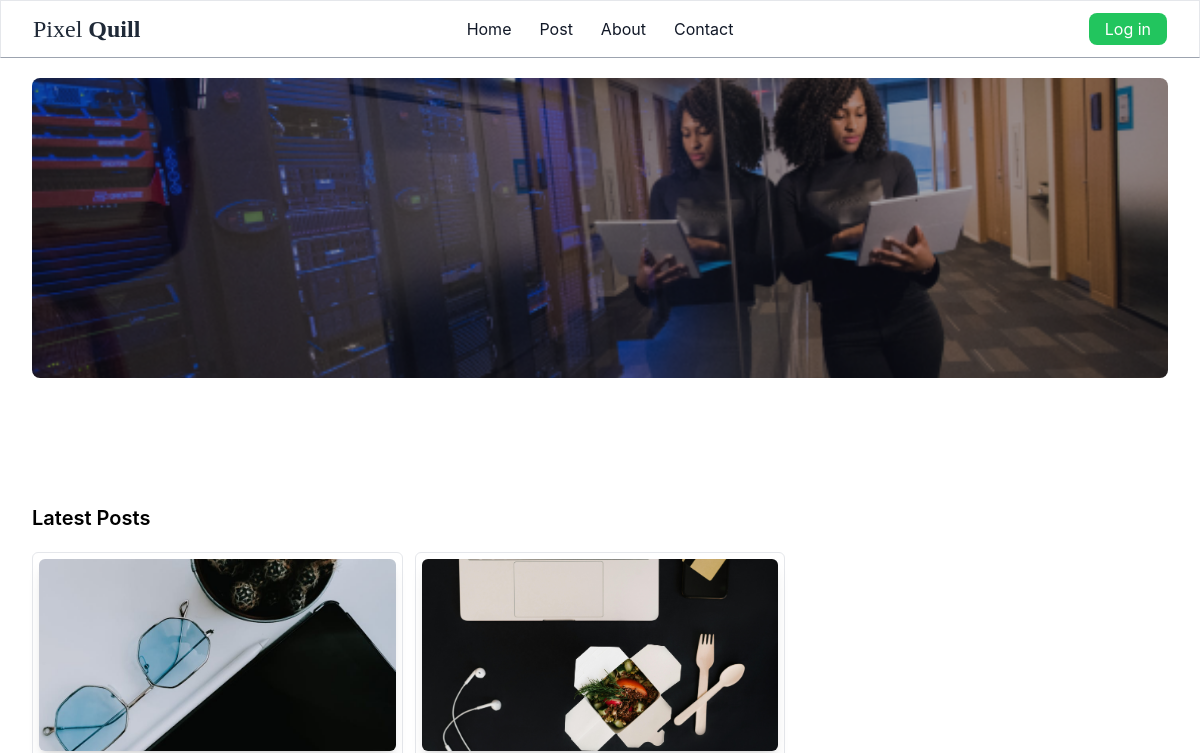
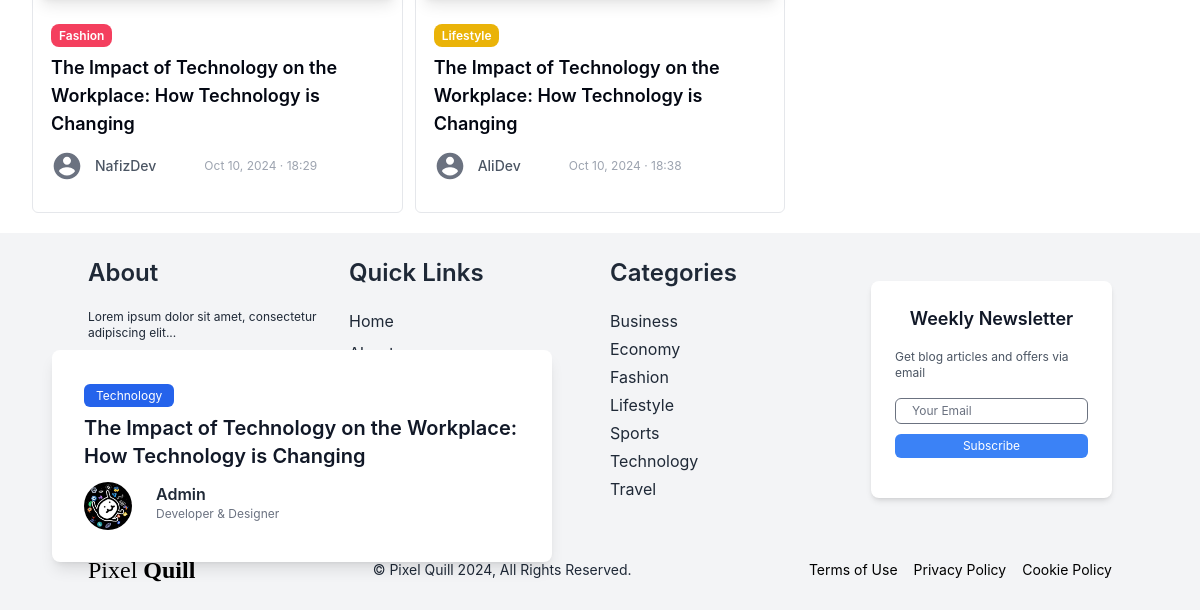
The app's page /, older data (2 pictures, top to bottom).
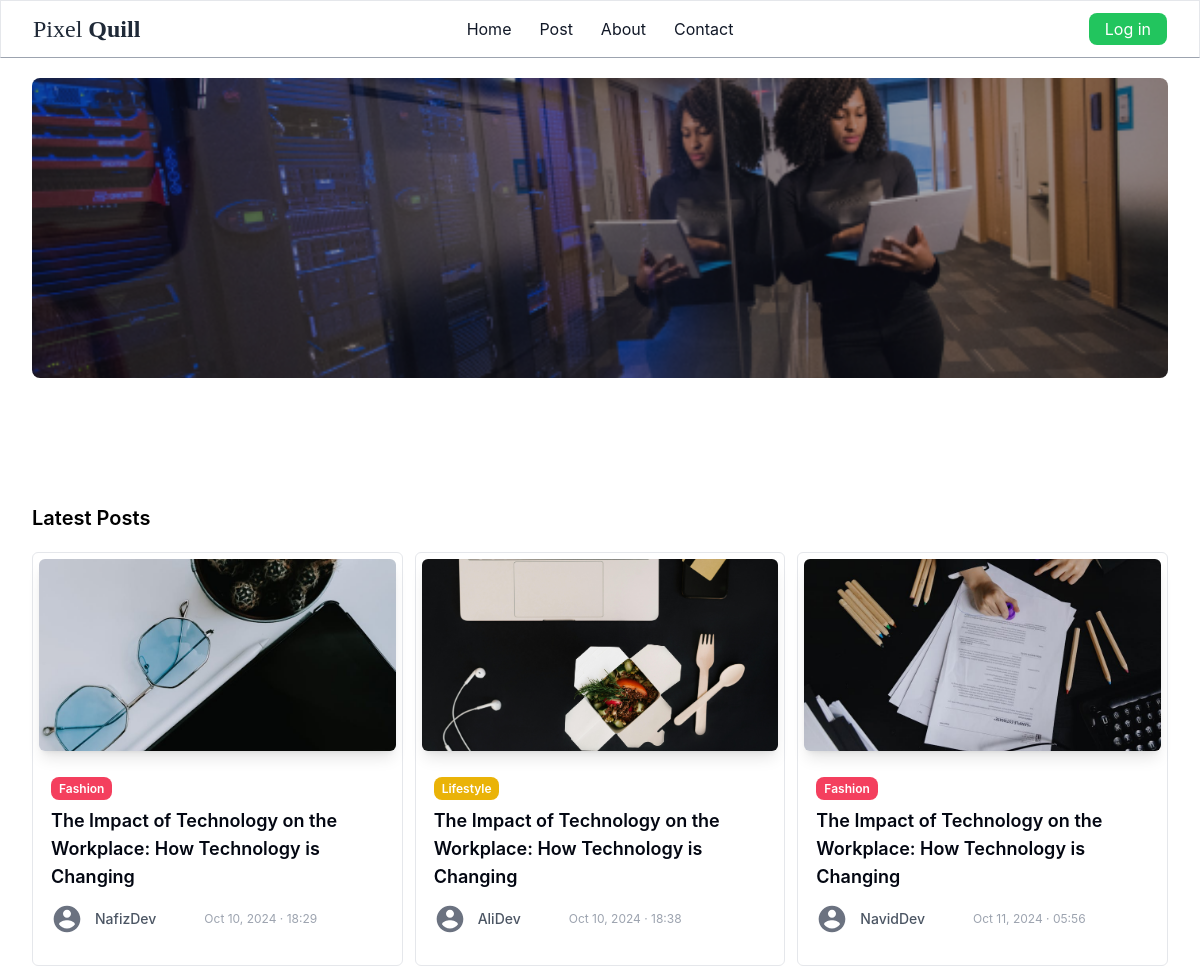
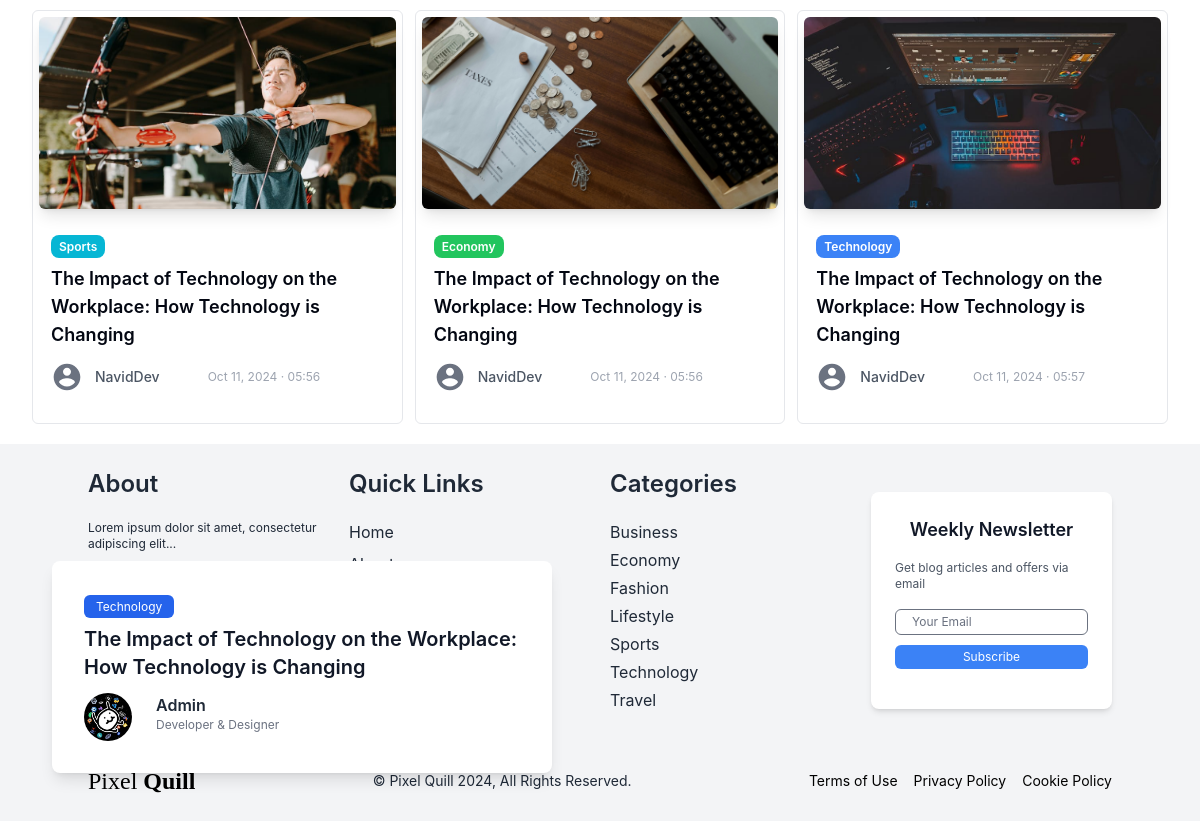
The same page, newer data (2 pictures, top to bottom).
### core/models.py (models this page shows, shortened)
class Blog(models.Model):
     created_by = models.ForeignKey(User, on_delete=models.CASCADE, related_name='author_blogs')
     heading = models.CharField(max_length=255, blank=False, null=True)
     category = models.ForeignKey(Category, on_delete=models.CASCADE, related_name="category_blogs")
     description = models.TextField(max_length=3000, null=True)
     image = models.ImageField(upload_to= 'blog/', null=True)
     added_date = models.DateTimeField(auto_now_add=True, null=True)

class Category(models.Model):
     name = models.CharField(max_length=255,  unique=True)
     class Meta:
          verbose_name_plural = 'Categories'
          ordering  = ('name',)
     def __str__(self):
          return self.name

### core/views.py (the view)
# urls.py: path('', views.home , name='home'),
def home(request):
     categories = Category.objects.all()
     blogs = Blog.objects.all()
     for profile in Profile.objects.all():
          print(profile.pk)
     return render(request, 'core/home.html',
     {
          'blogs': blogs,
          'categories': categories,
          'btn_cols': btn_cols,
          'profile': Profile,
     }) # indirectly passing the list of category to layout.html

### core/templatetags/custom_filters.py (called while the page is built)
@register.filter(name="get_btn_col")  # Register the filter with a name
def get_btn_col(category, btn_cols):
    return btn_cols[str(category)]

@register.filter(name="get_formated_date")
def get_formated_date(added_date):
    return added_date.strftime("%b %d, %Y · %H:%M")

### core/templates/core/home.html (shortened to what this page needs)
{% extends "core/layout.html" %}
{% load custom_filters %}
{% load static %}
{% block content %}
<div class="mx-8 my-5">
	<div class="w-full">
		<div class="w-full">
			<div class="relative aspect-[16/6]">
				<img src="{% static 'img/home.png' %}" alt="Technology in workplace" class="w-full h-[300px] rounded-lg object-cover object-left-top">
			</div>
			<div class="absolute bottom-7 w-[500px] m-5">
				<div class="bg-white rounded-lg shadow-lg px-8 py-8">
					<div class="">
						<span class="bg-blue-600 text-white text-xs px-3 py-1 rounded-md">Technology</span>
					</div>
					<h2 class="my-2 text-gray-900 font-semibold text-xl mb-3 text-wrap">The Impact of Technology on the Workplace: How Technology is Changing</h2>
					<div class="flex space-x-6 ">
						<div class="flex-shrink-0 w-12 h-12 rounded-full overflow-hidden">
							<img src="{% static 'img/dp.jpg' %}" />
						</div>
						<div class="flex-shrink-0">
							<h2 class="text-base font-semibold text-gray-800 whitespace-nowrap"> Admin </h2>
							<p class="text-xs text-gray-500 whitespace-nowrap"> Developer & Designer</p>
						</div>
					</div>
				</div>
			</div>
		</div>
	</div>
	<h3 class="font-semibold text-xl mb-3">Latest Posts</h3>
	<div class="grid grid-cols-3 gap-3 my-5">
		{% for blog in blogs %}
			<div class="border p-1.5 rounded-md">
				<a href="{% url 'details' blog.id %}">
				<img src="{{blog.image.url}}" alt="{{blog.name}}" class="rounded-md w-full h-48 shadow-lg object-cover object-center"/>
				<div class="mx-3 my-6">
					<a href="{% url 'category' blog.category.id %}" class="rounded-lg text-xs font-semibold {{ blog.category | get_btn_col:btn_cols }} text-white py-1 px-2"> {{ blog.category }}</a>
						<div class="bg-white rounded-b-md mt-2">
							<div class="flex justify-between blogs-center">
								<h3 class="text-gray-950 text-lg font-semibold"> {{ blog.heading }} </h3>
							</div>
						</div>
						<div class="flex items-center space-x-3 my-3">
							<div class="w-8 h-8 rounded-full items-center justify-center">
								<a href="{% url 'author' blog.created_by.id %}" class="m-0" >
									<svg class="text-gray-500 " fill="currentColor" viewBox="0 0 24 24">
										<path d="M12 2C6.48 2 2 6.48 2 12s4.48 10 10 10 10-4.48 10-10S17.52 2 12 2zm0 3c1.66 0 3 1.34 3 3s-1.34 3-3 3-3-1.34-3-3 1.34-3 3-3zm0 14.2c-2.5 0-4.71-1.28-6-3.22.03-1.99 4-3.08 6-3.08 1.99 0 5.97 1.09 6 3.08-1.29 1.94-3.5 3.22-6 3.22z"/>
									</svg>
								</a>
							</div>
							<div class="flex items-center space-x-2 gap-10">
								<span class="text-sm text-gray-600 font-medium">{{ blog.created_by }}</span>
								<span class="text-gray-400 text-xs">{{ blog.added_date | get_formated_date }}</span>
							</div>
						</div>
					</div>
				</a>
			</div>
		{% endfor %}
	</div>
</div>
{% endblock %}

### core/templates/core/layout.html (shortened to what this page needs)
{% load static %}
{% load static tailwind_tags %}
<!DOCTYPE html>
<html lang="en">
  <head>
    {% tailwind_css %}
  </head>
  <body class="font-inter">
    <header class=" bg-white border border-b-gray-400 text-gray-900 mb-3">
      <nav class="mx-auto flex max-w-7xl items-center justify-between px-6 py-3 lg:px-8 " aria-label="Global">
        <div class="flex lg:flex-1">
          <a href="{% url 'home' %}" class="-m-1.5 p-1.5">
            <h3 class="inline-block font-serif text-2xl font-thin text-gray-800">Pixel <span class="font-semibold">Quill</span></h3>
          </a>
        </div>
        <div class="flex justify-center gap-x-7">
          <a href="{% url 'home' %}" class="text-base font-normal leading-6 bg-transparent  hover:border-b hover:border-gray-900 transition duration-300">Home</a>
          <a href="{% url 'post' %}" class="text-base font-normal leading-6 bg-transparent hover:border-b hover:border-gray-900 transition duration-300">Post</a>
          <a href="#" class="text-base font-normal leading-6 bg-transparent hover:border-b hover:border-gray-900 transition duration-300">About</a>
          <a href="#" class="text-base font-normal leading-6 bg-transparent hover:border-b hover:border-gray-900 transition duration-300">Contact </a>
        </div>
        <div class="hidden lg:flex lg:flex-1 lg:justify-end gap-4">
        {% if request.user.is_authenticated %}
            <div class="hidden relative z-10" aria-labelledby="slide-over-title" role="dialog" aria-modal="true">
              <div class="fixed inset-0 bg-gray-500 bg-opacity-75 transition-opacity" aria-hidden="true"></div>
              <div class="fixed inset-0 overflow-hidden">
                <div class="absolute inset-0 overflow-hidden">
                  <div class="pointer-events-none fixed inset-y-0 right-0 flex max-w-full pl-10">
                    <div class="pointer-events-auto relative w-screen max-w-md">
                      <div class="absolute left-0 top-0 -ml-8 flex pr-2 pt-4 sm:-ml-10 sm:pr-4">
                        <button type="button" class="relative rounded-md text-gray-300 hover:text-white focus:outline-none focus:ring-2 focus:ring-white">
                          <span class="absolute -inset-2.5"></span>
                          <span class="sr-only">Close panel</span>
                          <svg class="h-6 w-6" fill="none" viewBox="0 0 24 24" stroke-width="1.5" stroke="currentColor" aria-hidden="true" data-slot="icon">
                            <path stroke-linecap="round" stroke-linejoin="round" d="M6 18 18 6M6 6l12 12" />
                          </svg>
                        </button>
                      </div>
                      <div class="flex h-full flex-col overflow-y-scroll bg-white py-6 shadow-xl">
                        <div class="px-4 sm:px-6">
                          <h2 class="text-base font-semibold leading-6 text-gray-900" id="slide-over-title">Panel title</h2>
                        </div>
                        <div class="relative mt-6 flex-1 px-4 sm:px-6">
                        </div>
                      </div>
                    </div>
                  </div>
                </div>
              </div>
            </div>
            <button class="text-base px-4 py-1 bg-red-600 font-normal leading-6 text-white rounded-lg hover:bg-red-700 transition duration-300"  onclick="openLogoutModal()">Log out</button>
            <div id="logoutModal" class="hidden flex fixed z-50 inset-0 bg-gray-800 bg-opacity-75 items-center justify-center">
                <div class="bg-white rounded-lg shadow-lg p-6">
                    <h2 class="text-lg font-semibold">Confirm Logout</h2>
                    <p class="text-gray-600">Are you sure you want to log out?</p>
                    <div class="mt-4 flex justify-end">
                        <a href="{% url 'authentication:logout' %}" onclick="confirmLogout()" class="bg-red-600 hover:bg-red-700 text-white text-[14px] px-4 py-1.5 rounded-lg">Yes</a>
                        <button onclick="closeLogoutModal()" class="bg-gray-400 hover:bg-gray-500 text-white text-[14px] px-5 py-1.5 rounded-lg ml-2">No</button>
                    </div>
                </div>
            </div>
            <script>
                function openLogoutModal() {
                    document.getElementById('logoutModal').classList.remove('hidden');
                }
                function closeLogoutModal() {
                    document.getElementById('logoutModal').classList.add('hidden');
                }
                function confirmLogout() {
                    // Redirect to the actual logout URL
                    window.location.href = "{% url 'authentication:logout' %}";
                }1
            </script>
          {% else %}
            <a href="{% url 'authentication:login' %}" class="text-base px-4 py-1 bg-green-500 font-normal leading-6 text-white rounded-lg hover:bg-green-600 transition duration-300">Log in</a>
          {% endif %}
        </div>
      </nav>
    </header>
    {% block content %}   {% endblock %}
    <footer class="bg-gray-100 text-black py-6">
      <div class="container mx-auto">
        <div class="grid grid-cols-1 md:grid-cols-4 gap-5">
          <div class="col-span-1 text-gray-800">
            <h3 class="text-2xl mb-5  font-semibold">About</h3>
            <p class="text-xs mb-2">Lorem ipsum dolor sit amet, consectetur adipiscing elit...</p>
            <p class="text-sm mb-2"><span class="font-semibold">Email:</span> codenafees@gmail.com</p>
            <p class="text-sm mb-2"><span class="font-semibold">Phone:</span> +92 123-456789</p>
          </div>
          <div class="col-span-1 text-gray-800">
            <h3 class="text-2xl mb-5 font-semibold">Quick Links</h3>
            <ul>
              <li class="mb-2"><a href="{% url 'home' %}" class="mb-2 border-transparent hover:border-b hover:border-gray-800 transition duration-300">Home</a></li>
              <li class="mb-2"><a href="#" class="mb-2 border-transparent hover:border-b hover:border-gray-800 transition duration-300">About</a></li>
              <li class="mb-2"><a href="#" class="mb-2 border-transparent hover:border-b hover:border-gray-800 transition duration-300">Author</a></li>
              <li class="mb-2"><a href="#" class="mb-2 border-transparent hover:border-b hover:border-gray-800 transition duration-300">Contact</a></li>
            </ul>
          </div>
          <div class="col-span-1 text-gray-800">
            <h3 class="text-2xl mb-5  font-semibold">Categories</h3>
            <ul>
                {% for category in categories %}
                  <li class="mb-1"><a href="{% url 'category' category.id %}" class="font-base mb-3 border-transparent hover:border-b hover:border-gray-800 transition duration-300">{{ category.name }}</a></li>
                {% endfor %}
            </ul>
          </div>
          <div class="col-span-1">
            <div class="container mx-auto py-6">
              <div class="max-w-md mx-auto bg-white rounded-lg shadow-md p-6 items-center">
                <h2 class="text-lg font-semibold mb-4 text-gray-900 text-center">Weekly Newsletter</h2>
                <p class="text-xs text-gray-600 mb-4">Get blog articles and offers via email</p>
                <form action="#" method="POST">
                  <div class="items-center mb-4">
                    <input type="email" name="email" id="email" class="text-gray-800 text-xs w-full px-4 py-1 mb-2 border rounded-md focus:outline-none focus:ring-1 focus:ring-blue-500" placeholder="Your Email">
                    <button type="submit" class="w-full bg-blue-500 hover:bg-blue-600 text-white text-xs py-1 px-4 rounded-md">Subscribe</button>
                  </div>
                </form>
              </div>
            </div>
          </div>
        </div>
        <div class="mt-8 flex justify-between items-center">
          <a href="#" class="flex items-center">
            <h3 class="inline-block font-serif text-2xl font-thin"> Pixel <span class="font-semibold ">Quill</span></h3>
          </a>
          <p class="text-sm font-normal text-gray-800">&copy; Pixel Quill 2024, All Rights Reserved.</p>
          <nav class="flex space-x-4">
            <a href="#" class="text-sm font-normal border-transparent hover:border-b hover:border-black transition duration-300">Terms of Use</a>
            <a href="#" class="text-sm font-normal border-transparent hover:border-b hover:border-black transition duration-300">Privacy Policy</a>
            <a href="#" class="text-sm font-normal border-transparent hover:border-b hover:border-black transition duration-300">Cookie Policy</a>
          </nav>
        </div>
      </div>
    </footer>
  </body>
</html>

Row changes from the older to the newer data that the page shows:
added Blog: image (picture), category "Fashion", heading "The Impact of Technology on the Workplace: How Technology is Changing", created_by "NavidDev", added_date|get_formated_date "Oct 11, 2024 · 05:56"
added Blog: image (picture), category "Sports", heading "The Impact of Technology on the Workplace: How Technology is Changing", created_by "NavidDev", added_date|get_formated_date "Oct 11, 2024 · 05:56"
added Blog: image (picture), category "Economy", heading "The Impact of Technology on the Workplace: How Technology is Changing", created_by "NavidDev", added_date|get_formated_date "Oct 11, 2024 · 05:56"
added Blog: image (picture), category "Technology", heading "The Impact of Technology on the Workplace: How Technology is Changing", created_by "NavidDev", added_date|get_formated_date "Oct 11, 2024 · 05:57"
